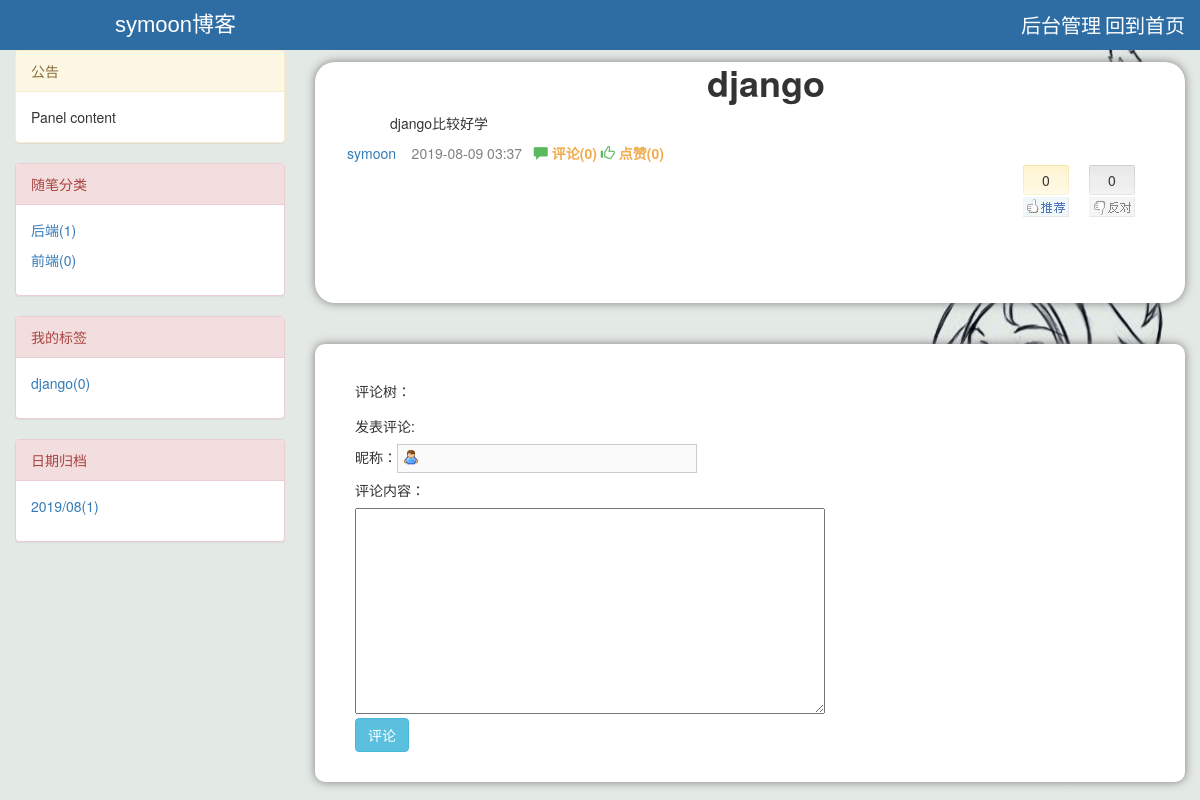
Page /symoon/article/1 on the committed database.
### blog/models.py (models this page shows, shortened)
class Blog(models.Model):
    nid = models.AutoField(primary_key=True)
    title = models.CharField(verbose_name='个人博客标题', max_length=64)
    site = models.CharField(verbose_name='个人博客后缀', max_length=32, unique=True)
    theme = models.CharField(verbose_name='博客主题', max_length=32)

class HomeCategory(models.Model):
    nid = models.AutoField(primary_key=True)
    title = models.CharField(verbose_name='分类标题', max_length=32)
    blog = models.ForeignKey(verbose_name='所属博客', to='Blog', to_field='nid')

class Article(models.Model):
    nid = models.AutoField(primary_key=True)
    title = models.CharField(max_length=50, verbose_name='文章标题')
    desc = models.CharField(max_length=255, verbose_name='文章描述')
    comment_count= models.IntegerField(default=0)
    up_count = models.IntegerField(default=0)
    down_count = models.IntegerField(default=0)
    create_time = models.DateTimeField(verbose_name='创建时间', auto_now_add=True)
    homeCategory = models.ForeignKey(to='HomeCategory', to_field='nid', null=True)
    siteDetaiCategory = models.ForeignKey(to='SiteDetaiCategory', to_field='id', null=True)
    user = models.ForeignKey(verbose_name='作者', to='UserInfo', to_field='nid')
    tags = models.ManyToManyField(
        to="Tag",
        through='Article2Tag',
        through_fields=('article', 'tag'),
    )

class ArticleDetail(models.Model):
    nid = models.AutoField(primary_key=True)
    content = models.TextField()
    article = models.OneToOneField(to='Article', to_field='nid')

class UserInfo(AbstractUser):
    nid = models.AutoField(primary_key=True)
    nickname = models.CharField(verbose_name='昵称', max_length=32)
    telephone = models.CharField(max_length=11, null=True, unique=True)
    avatar = models.FileField(upload_to = 'avatar/',default="avatar/default.jpg")
    create_time = models.DateTimeField(verbose_name='创建时间', auto_now_add=True)
    blog = models.OneToOneField(to='Blog', to_field='nid',null=True)

### blog/views.py (the view)
# urls.py: url(r'^(?P<username>\w+)/article/(?P<aid>\d+)', views.article),
def article(request,username,aid):
    user = UserInfo.objects.filter(username=username).first()
    if not user:
        return render(request, "NotFound.html")
    blog = user.blog
    cate_list = blog.homecategory_set.all()
    from django.db.models import Count
    tags_list = Tag.objects.filter(blog=blog).annotate(c=Count("article__nid")).values_list("title", "c","nid")
    dated = Article.objects.filter(user=user).extra(select={"create_year_month": "strftime('%%Y/%%m',create_time)"})
    date_list = dated.values("create_year_month").annotate(c=Count("nid")).values_list("create_year_month", "c")
    article = Article.objects.get(nid=aid)  # Article.objects.filter(user=user)
    path=request.path
    comment_list = Comment.objects.filter(article__nid=aid)
    return render(request,"article.html",locals())

### templates/article.html (shortened to what this page needs)
{% extends "base.html" %}
{% block content %}
<div class="article_item  dd">
                       <h1 class=" ee" style="text-align: center"><span href="/{{ article.user.username }}/article/{{ article.nid }}"><strong>{{ article.title }}</strong></span></h1>
                         <div class="row cd" style="margin-left: 100px">
                           <div class="desc col-md-12">{{ article.articledetail.content|safe }}</div>
                       </div>
                      <div class="info ee">
                          <a href="/{{ article.user.username }}/"><span>{{ article.user.username }}</span></a> &nbsp;&nbsp;
                          <span class="timer">{{ article.create_time|date:"Y-m-d H:i" }}</span>&nbsp;&nbsp;
                          <span class="glyphicon glyphicon-comment diantu"></span>&nbsp;<strong class="dian">评论({{ article.comment_count }})</strong>
                          <span class="glyphicon glyphicon-thumbs-up diantu"></span>&nbsp;<strong class="dian">点赞({{ article.up_count }})</strong>
                      </div>
    <div class="action" article_id="{{ article.nid }}">
           <div class="pull-right" style="margin-right: 50px">
    <div class="buryit">
        <span class="burynum" id="bury_count">{{ article.down_count }}</span>
    </div>
            </div>
       <div class=" pull-right">
            <div class="diggit">
               <span class="diggnum" id="digg_count">{{ article.up_count }}</span>
            </div>
       </div>
    </div>
    <div style="width: 100%;height: 30px;margin-top: 60px">
      </div>
<div style="height: 50px;width: 100%;"></div>
                  </div>
    <div class="dy" style="padding: 20px">
<div style="margin-left: 20px;margin-top: 20px">
    <div class="comment_list_tree">
        <h5>评论树：</h5>
    </div>
    <div class="comment_region">
       <h5>发表评论:</h5>
       <p>
          昵称：<input type="text" id="tbCommentAuthor" class="author" disabled="disabled" size="50" value="{{ request.user.username }}">
       </p>
       <h5>评论内容：</h5>
       <div>
           <textarea name="" id="comment_con" cols="60" rows="10" path="{{ path }}">
           </textarea>
           <p><button class="btn btn-info comment_btn">评论</button></p>
       </div>
    </div>
</div>
</div>
{% endblock %}

### templates/base.html (shortened to what this page needs)
{% block sidebar %}
<!DOCTYPE html>
<html lang="en">
<head>
    <link href="/static/dist/css/bootstrap.css" rel="stylesheet">
    <link rel="stylesheet" href="/static/css/article.css">
    <link href="/static/sweetalert/sweetalert.css" rel="stylesheet">
    <link rel="stylesheet" href="/static/css/{{ blog.theme }}">
</head>
<body>
<div class="header container">
    <span class="user">{{ blog.title }}</span>
    {% if request.user.is_authenticated %}
        <div class="pull-right">
        <a href="/backend/{{ request.user }}" style="color: white;font-size: 20px">后台管理</a>
    <a href="/index/?user={{ request.user }}"  style="color: white;font-size: 20px">回到首页</a>
        </div>
{% else %}
        <div class="pull-right">
            <a href="/backendd/" style="color: white;font-size: 20px">后台管理</a>
    <a href="/index/" style="color: white;font-size: 20px">回到首页</a>
        </div>
        {% endif %}
</div>
<div class="container-fluid">
    <div class="row">
        <div class="col-lg-3">
                <div class="panel panel-warning">
                      <div class="panel-heading">公告</div>
                      <div class="panel-body">
                        Panel content
                      </div>
                </div>
                <div class="panel panel-danger">
                      <div class="panel-heading">随笔分类</div>
                      <div class="panel-body">
                        {% for cate in cate_list %}
                         <p><a href="/{{ username }}/cate/{{ cate.nid }}">{{ cate.title }}({{ cate.article_set.all.count }})</a></p>
                        {% endfor %}
                      </div>
                </div>
                 <div class="panel panel-danger">
                      <div class="panel-heading">我的标签</div>
                      <div class="panel-body">
                             {% for tag_info in tags_list %}
                                <p><a href="/{{ username }}/tag/{{ tag_info.2 }}">{{ tag_info.0 }}({{ tag_info.1 }})</a></p>
                             {% endfor %}
                      </div>
                </div>
                 <div class="panel panel-danger">
                      <div class="panel-heading">日期归档</div>
                      <div class="panel-body">
                             {% for date in date_list %}
                             <p><a href="/{{ username }}/archive/{{ date.0 }}">{{ date.0 }}({{ date.1 }})</a></p>
                             {% endfor %}
                      </div>
                </div>
        </div>
        <div class="col-lg-9">
               <div class="article_list">
                 {% block content %}{% endblock %}
            </div>
        </div>
<div style="text-align: center">
        </div>
    </div>
</body>
</html>
{% endblock %}

### blog/static/css/article.css (style rules this page uses)
.diggit { width: 46px; height: 52px; background: url("/static/img/upup.gif") no-repeat; text-align: center; cursor: pointer; margin-top: 2px; padding-top: 5px; }
.author { background-image: url("/static/img/icon.gif"); background-repeat: no-repeat; border: 1px solid #ccc; padding: 4px 4px 4px 30px; width: 300px; font-size: 13px; background-position: 3px -3px; }
.buryit { margin-left: 20px; width: 46px; height: 52px; background: url('/static/img/downdown.gif') no-repeat; text-align: center; cursor: pointer; margin-top: 2px; padding-top: 5px; }
.dy { border-radius: 10px 10px 10px 10px; background-color: white; box-shadow: 0px 0px 10px #7E7E7E; }

### blog/static/css/b.css (style rules this page uses)
* { margin: 0; }
.header { width: 100%; height: 50px; background-color: #2e6da4; line-height: 50px; }
.header .user { color: #fff; font-family: 华文细黑,黑体,Arial; font-size: 22px; margin-left: 100px; font-weight: 100; }
.info { color: grey; }
body { background-image: url(/static/img/144.jpg); background-size:cover; }
.desc { font-size: 14px; margin-left: -40px; text-align: justify; }
.dd { border-radius: 20px 20px 20px 20px; background-color: white; box-shadow: 0px 0px 10px #7E7E7E; }
.cd { margin-left: 20px; margin-top: 5px; }
.ee { margin-left: 32px; margin-top: 10px; }
.dian { color: #f0ad4e; }
.diantu { color: #5cb85c; }

### rows in the picture
Blog: title "symoon博客"
HomeCategory: title "后端", article_set.all.count "1"
HomeCategory: title "前端", article_set.all.count "0"
Article: title "django", tag_info "0", articledetail.content "django比较好学", user.username "symoon", create_time "2019-08-09 03:37", comment_count "0", up_count "0", down_count "0"

### other values in the picture
{{ date.0 }} "2019/08"
{{ date.1 }} "1"
